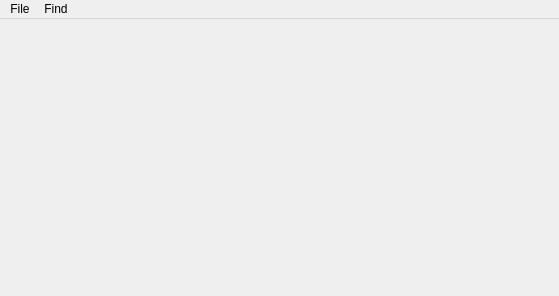
<?xml version="1.0" encoding="UTF-8"?>
<ui version="4.0">
 <class>MainWindow</class>
 <widget class="QMainWindow" name="MainWindow">
  <property name="geometry">
   <rect>
    <x>0</x>
    <y>0</y>
    <width>559</width>
    <height>296</height>
   </rect>
  </property>
  <property name="sizePolicy">
   <sizepolicy hsizetype="Expanding" vsizetype="Expanding">
    <horstretch>0</horstretch>
    <verstretch>0</verstretch>
   </sizepolicy>
  </property>
  <property name="windowTitle">
   <string>MainWindow</string>
  </property>
  <widget class="QWidget" name="centralWidget">
   <property name="enabled">
    <bool>true</bool>
   </property>
   <property name="sizePolicy">
    <sizepolicy hsizetype="Expanding" vsizetype="Expanding">
     <horstretch>0</horstretch>
     <verstretch>0</verstretch>
    </sizepolicy>
   </property>
   <widget class="QLabel" name="label">
    <property name="geometry">
     <rect>
      <x>90</x>
      <y>40</y>
      <width>59</width>
      <height>14</height>
     </rect>
    </property>
    <property name="text">
     <string/>
    </property>
   </widget>
  </widget>
  <widget class="QMenuBar" name="menubar">
   <property name="geometry">
    <rect>
     <x>0</x>
     <y>0</y>
     <width>559</width>
     <height>19</height>
    </rect>
   </property>
   <widget class="QMenu" name="menuFile">
    <property name="title">
     <string>File</string>
    </property>
    <addaction name="actionImport"/>
   </widget>
   <widget class="QMenu" name="menuFind">
    <property name="title">
     <string>Find</string>
    </property>
    <addaction name="actionWay"/>
   </widget>
   <addaction name="menuFile"/>
   <addaction name="menuFind"/>
  </widget>
  <action name="actionImport">
   <property name="text">
    <string>Import</string>
   </property>
  </action>
  <action name="actionWay">
   <property name="text">
    <string>GetWay</string>
   </property>
  </action>
 </widget>
 <resources/>
 <connections/>
</ui>
